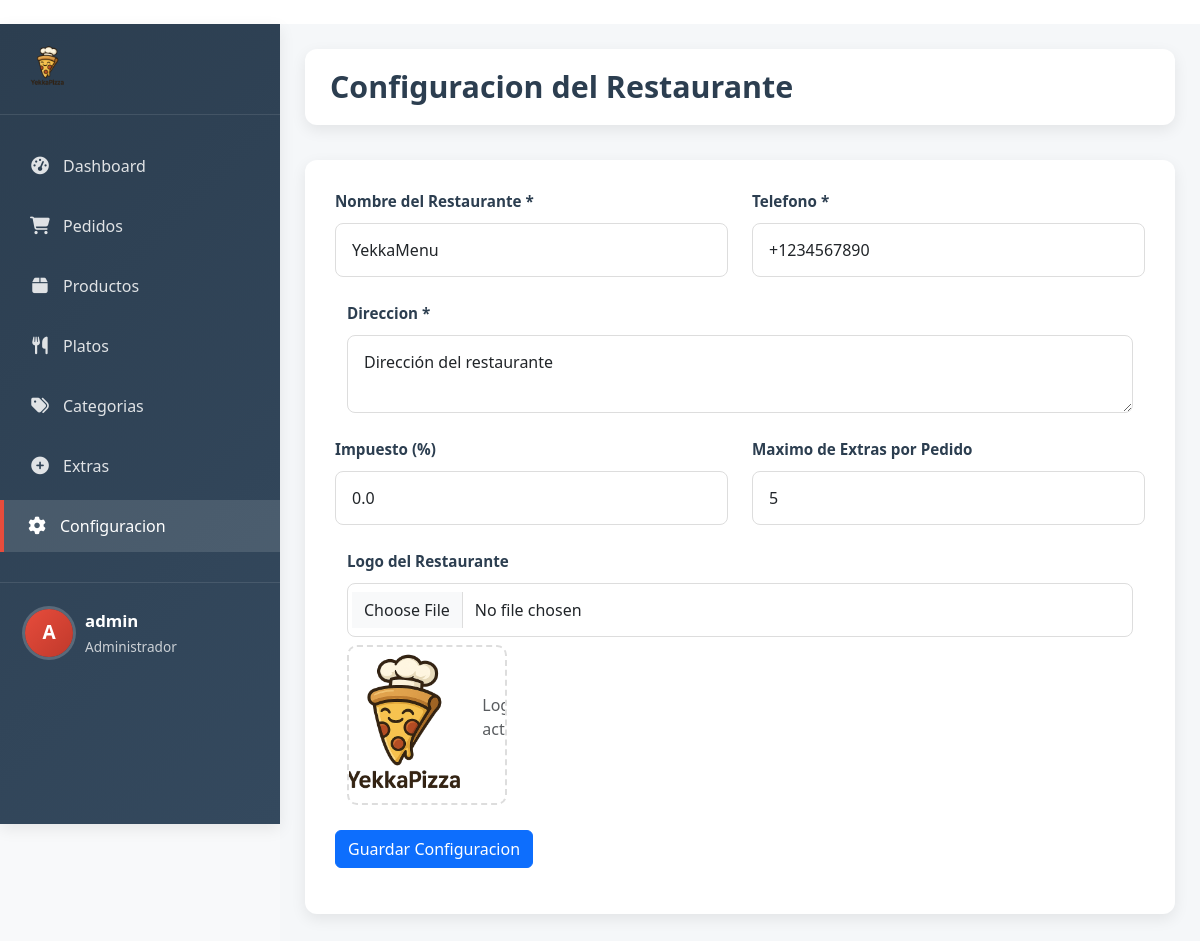
The app's page /admin/configuracion (signed in) with its own data.
### app.py (models this page shows)
class Configuracion(db.Model):
    id = db.Column(db.Integer, primary_key=True)
    nombre_restaurante = db.Column(db.String(100), default="Mi Restaurante")
    telefono = db.Column(db.String(20), default="+1234567890")
    direccion = db.Column(db.String(200), default="Dirección del restaurante")
    logo = db.Column(db.String(200), default="logo.png")
    impuesto = db.Column(db.Float, default=0.0)
    max_extras = db.Column(db.Integer, default=5)

### app.py (the view, shortened to what this page needs)
@app.route('/admin/configuracion', methods=['GET', 'POST'])
@admin_required
def admin_configuracion():
    config = Configuracion.query.first()
    if not config:
        config = Configuracion()
        db.session.add(config)
        db.session.commit()
    config = Configuracion.query.first()
    if not config:
        config = Configuracion()
        db.session.add(config)
        db.session.commit()
    return render_template('admin/configuracion.html', config=config)

### app.py (called while the page is built)
def admin_required(f):
    @wraps(f)
    def decorated_function(*args, **kwargs):
        if 'user_id' not in session:
            return redirect(url_for('login'))
        user = Usuario.query.get(session['user_id'])
        if not user or user.rol != 'admin':
            flash('Acceso denegado. Se requieren permisos de administrador.', 'error')
            return redirect(url_for('index'))
        return f(*args, **kwargs)
    return decorated_function

### templates/admin/configuracion.html (shortened to what this page needs)
{% extends "admin/base.html" %}
{% block extra_css %}
<link rel="stylesheet" href="{{ url_for('static', filename='css/admin.css') }}">
{% endblock %}
{% block content %}
<div class="admin-container">
    {% include 'admin/sidebar.html' %}
    <div class="admin-main">
        <div class="admin-header">
            <h1 class="admin-title">Configuracion del Restaurante</h1>
        </div>
        <div class="admin-form-container">
            <form method="POST" action="{{ url_for('admin_configuracion') }}" enctype="multipart/form-data">
                <div class="form-row">
                    <div class="form-group">
                        <label for="nombre_restaurante" class="form-label">Nombre del Restaurante *</label>
                        <input type="text" class="form-control" id="nombre_restaurante" name="nombre_restaurante" value="{{ config.nombre_restaurante }}" required>
                    </div>
                    <div class="form-group">
                        <label for="telefono" class="form-label">Telefono *</label>
                        <input type="text" class="form-control" id="telefono" name="telefono" value="{{ config.telefono }}" required>
                    </div>
                </div>
                <div class="form-group">
                    <label for="direccion" class="form-label">Direccion *</label>
                    <textarea class="form-control" id="direccion" name="direccion" rows="2" required>{{ config.direccion }}</textarea>
                </div>
                <div class="form-row">
                    <div class="form-group">
                        <label for="impuesto" class="form-label">Impuesto (%)</label>
                        <input type="number" step="0.01" class="form-control" id="impuesto" name="impuesto" value="{{ config.impuesto }}">
                    </div>
                    <div class="form-group">
                        <label for="max_extras" class="form-label">Maximo de Extras por Pedido</label>
                        <input type="number" class="form-control" id="max_extras" name="max_extras" value="{{ config.max_extras }}" min="1" max="10">
                    </div>
                </div>
                <div class="form-group">
                    <label for="logo" class="form-label">Logo del Restaurante</label>
                    <input type="file" class="form-control" id="logo" name="logo" accept="image/*">
                    {% if config.logo %}
                    <div class="image-preview mt-2">
                        <img src="{{ url_for('uploaded_file', filename=config.logo) }}" alt="Logo actual" style="max-width: 200px;">
                        <p class="text-muted">Logo actual</p>
                    </div>
                    {% endif %}
                </div>
                <button type="submit" class="btn btn-primary">Guardar Configuracion</button>
            </form>
        </div>
    </div>
</div>
{% endblock %}

### templates/admin/sidebar.html (shortened to what this page needs)
<div class="admin-sidebar">
    <div class="admin-brand">
        <img src="{% if config.logo %}{{ url_for('uploaded_file', filename=config.logo) }}{% else %}{{ url_for('static', filename='images/logo.png') }}{% endif %}" alt="Logo">
    </div>
    <ul class="admin-menu">
        <li><a href="{{ url_for('admin_panel') }}" class="{% if request.endpoint == 'admin_panel' %}active{% endif %}"><i class="fas fa-tachometer-alt"></i> <span>Dashboard</span></a></li>
        <li><a href="{{ url_for('admin_pedidos') }}" class="{% if request.endpoint == 'admin_pedidos' or request.endpoint == 'ver_pedido' %}active{% endif %}"><i class="fas fa-shopping-cart"></i> <span>Pedidos</span></a></li>
        <li><a href="{{ url_for('admin_productos') }}" class=""><i class="fas fa-box"></i> <span>Productos</span></a></li>
        <li><a href="{{ url_for('admin_platos') }}" class=""><i class="fas fa-utensils"></i> <span>Platos</span></a></li>
        <li><a href="{{ url_for('admin_categorias') }}" class=""><i class="fas fa-tags"></i> <span>Categorias</span></a></li>
        <li><a href="{{ url_for('admin_extras') }}" class=""><i class="fas fa-plus-circle"></i> <span>Extras</span></a></li>
        <li><a href="{{ url_for('admin_configuracion') }}" class="{% if request.endpoint == 'admin_configuracion' %}active{% endif %}"><i class="fas fa-cog"></i> <span>Configuracion</span></a></li>
    </ul>
    <div class="admin-user">
        <div class="admin-user-info">
            <div class="admin-user-avatar">
                {{ session.username[0]|upper }}
            </div>
            <div class="admin-user-details">
                <div class="admin-user-name">{{ session.username }}</div>
                <div class="admin-user-role">Administrador</div>
            </div>
        </div>
    </div>
</div>

### static/css/admin.css (style rules this page uses)
:root { --primary-color: #e74c3c; --primary-light: #ffebe9; --primary-dark: #c0392b; --secondary-color: #3498db; --success-color: #27ae60; --warning-color: #f39c12; --danger-color: #e74c3c; --dark-color: #2c3e50; --dark-light: #34495e; --gray-color: #7f8c8d; --gray-light: #ecf0f1; --text-dark: #2d3436; --text-light: #ffffff; --shadow: 0 5px 15px rgba(0, 0, 0, 0.08); --shadow-hover: 0 8px 25px rgba(0, 0, 0, 0.12); }
.admin-container { display: flex; min-height: 100vh; background-color: #f8f9fa; font-family: 'Segoe UI', Tahoma, Geneva, Verdana, sans-serif; }
.admin-sidebar { width: 280px; background: linear-gradient(135deg, var(--dark-color) 0%, var(--dark-light) 100%); color: var(--text-light); padding: 20px 0; position: fixed; height: 100vh; overflow-y: auto; box-shadow: var(--shadow); z-index: 1000; transition: all 0.3s ease; }
.admin-brand { padding: 0 25px 25px; border-bottom: 1px solid rgba(255, 255, 255, 0.1); margin-bottom: 25px; display: flex; align-items: center; }
.admin-brand img { height: 45px; margin-right: 12px; border-radius: 6px; }
.admin-menu { list-style: none; padding: 0; margin: 0; }
.admin-menu li { margin-bottom: 8px; }
.admin-menu a { display: flex; align-items: center; padding: 14px 25px; color: rgba(255, 255, 255, 0.85); text-decoration: none; transition: all 0.3s ease; border-left: 4px solid transparent; font-weight: 500; }
.admin-menu a:hover, .admin-menu a.active { background-color: rgba(255, 255, 255, 0.12); color: var(--text-light); border-left-color: var(--primary-color); padding-left: 22px; }
.admin-menu i { width: 22px; margin-right: 12px; text-align: center; font-size: 1.1rem; }
.admin-user { padding: 25px; border-top: 1px solid rgba(255, 255, 255, 0.1); margin-top: 30px; }
.admin-user-info { display: flex; align-items: center; }
.admin-user-avatar { width: 48px; height: 48px; border-radius: 50%; background: linear-gradient(135deg, var(--primary-color), var(--primary-dark)); display: flex; align-items: center; justify-content: center; margin-right: 12px; font-weight: bold; color: white; font-size: 1.2rem; box-shadow: 0 0 0 3px rgba(255, 255, 255, 0.2); }
.admin-user-details { flex: 1; }
.admin-user-name { font-weight: 600; margin-bottom: 4px; font-size: 1.05rem; }
.admin-user-role { font-size: 0.85rem; color: rgba(255, 255, 255, 0.75); }
.admin-main { flex: 1; margin-left: 280px; padding: 25px; transition: all 0.3s ease; background-color: #f5f7f9; }
.admin-header { display: flex; justify-content: space-between; align-items: center; margin-bottom: 35px; background-color: white; padding: 20px 25px; border-radius: 12px; box-shadow: var(--shadow); }
.admin-title { font-size: 1.9rem; color: var(--dark-color); margin: 0; font-weight: 700; }
.admin-form-container { background-color: white; border-radius: 12px; padding: 30px; box-shadow: var(--shadow); margin-bottom: 35px; }
.form-row { display: flex; flex-wrap: wrap; margin: 0 -12px; }
.form-group { flex: 1 0 calc(50% - 24px); margin: 0 12px 25px; }
.form-label { display: block; margin-bottom: 10px; font-weight: 600; color: var(--dark-color); font-size: 0.95rem; }
.form-control { width: 100%; padding: 14px 16px; border: 1px solid #ddd; border-radius: 8px; font-size: 1rem; transition: all 0.3s ease; }
.image-preview { width: 160px; height: 160px; border: 2px dashed #ddd; border-radius: 10px; display: flex; align-items: center; justify-content: center; overflow: hidden; margin-bottom: 18px; transition: all 0.3s ease; }
.image-preview img { max-width: 100%; max-height: 100%; object-fit: cover; }

### templates/admin/base.html (style rules this page uses)
body { margin: 0; padding: 0; display: flex; flex-direction: column; min-height: 100vh; overflow-x: hidden; }

### records on screen
Configuracion: logo (picture), nombre_restaurante "YekkaMenu", telefono "+1234567890", direccion "Dirección del restaurante", impuesto "0.0", max_extras "5"

### other values on screen
{{ session.username[0]|upper }} "A"
{{ session.username }} "admin"
